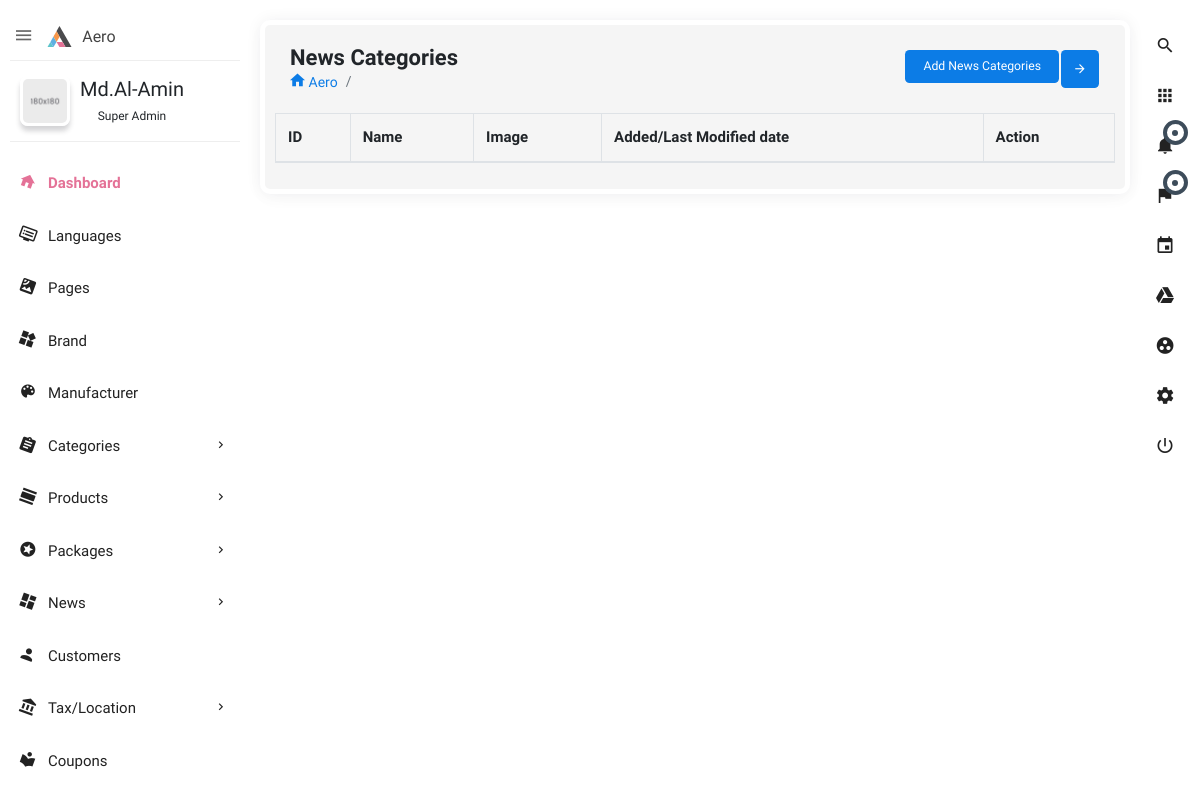
Page /home/news_categories-list on the earlier database version.
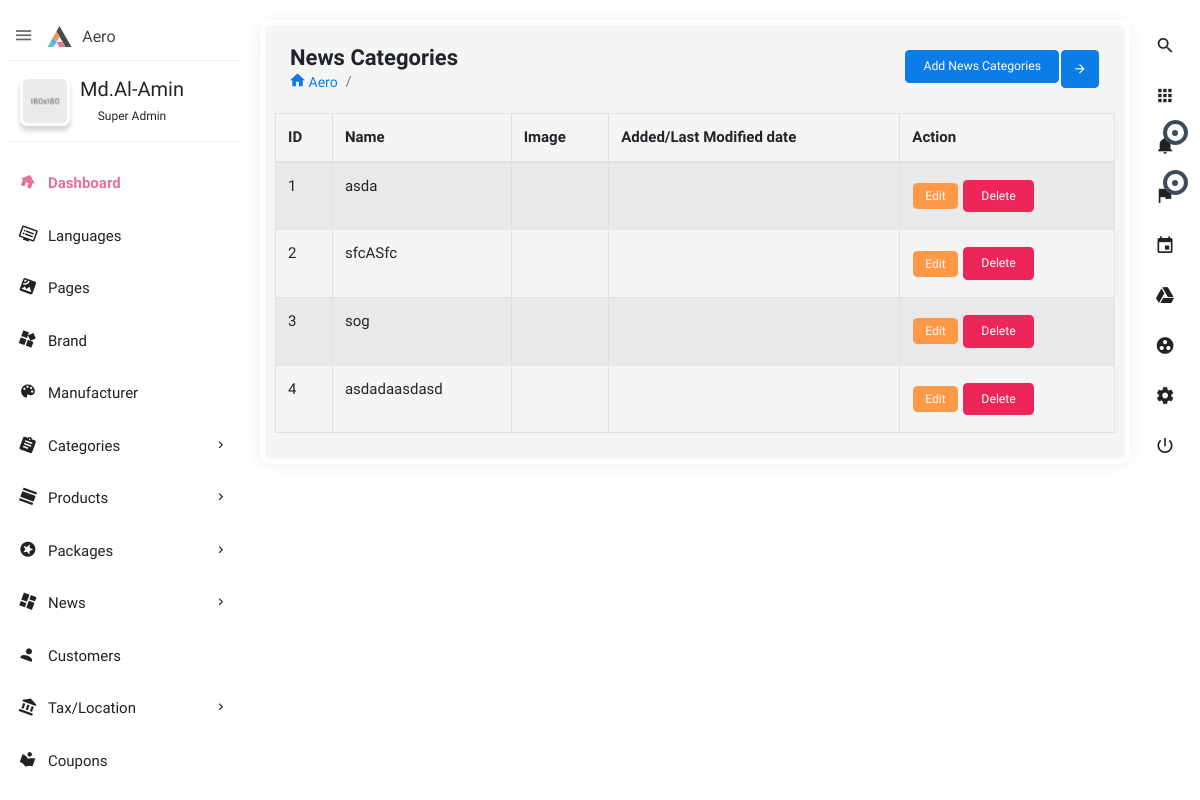
Same page on the later database version.
### news/models.py (models this page shows, shortened)
class NewsCategories(models.Model):
    name_english = models.CharField(max_length=100)
    name_bangla = models.CharField(max_length=50)
    image = models.ImageField(
        upload_to='static/assets/images/news_images', blank=True, null=True)

### news/views.py (the view)
# urls.py: path('news_categories-list',  views.sub_list, name='s_list'),
def sub_list(request):
    lists = NewsCategories.objects.all()
    args = {'lists': lists}
    return render(request, 'news_categories/list.html', args)

### news/templates/news_categories/list.html (shortened to what this page needs)
{% extends 'base.html' %}
{% load static %}
{% block main_content %}
<section class="content">
    <div class="block-header">
        <div class="row">
            <div class="col-lg-7 col-md-6 col-sm-12">
                <h2>News Categories</h2>
                <ul class="breadcrumb">
                    <li class="breadcrumb-item"><a href="index.html"><i class="zmdi zmdi-home"></i> Aero</a></li>
                    <li class="breadcrumb-item active"></li>
                </ul>
            </div>
            <div class="col-lg-5 col-md-6 col-sm-12">
                <button class="btn btn-primary btn-icon float-right right_icon_toggle_btn" type="button"><i
                        class="zmdi zmdi-arrow-right"></i></button>
                <div class="box-footer text-right">
                    <a href="/home/news_categories">
                        <button type="button" class="btn btn-primary">Add News Categories</button>
                    </a>
                </div>
            </div>
        </div>
    </div>
    <table style="width:100%" id="example1" class="table table-bordered table-striped">
        <thead>
            <tr>
                <th>ID</th>
                <th>Name</th>
                <th>Image</th>
                <th>Added/Last Modified date</th>
                <th>Action</th>
            </tr>
        </thead>
        <tbody>
            {% for list in lists%}
            <tr>
                <td>{{list.id}}</td>
                <td>{{list.name_english}}</td>
                <td><img src="/{{list.image}}" width="25px" alt=""></td>
                <td>{{list.added_last_modified_date}}</td>
                <td>
                 <a href="{% url 'updatedata' list.id %}" class="btn btn-warning btn-sm">Edit</a>
                 <form action="{% url 'deletedata'  list.id %}" method="post" class="d-inline">
                   <input type="submit"  class="btn btn-danger" value="Delete">
                 </form>
                </td>
            </tr>
            {% endfor %}
        </tbody>
    </table>
</section>
{% endblock main_content %}

Differences in the rows shown:
added NewsCategories: id "1", name_english "asda"
added NewsCategories: id "2", name_english "sfcASfc"
added NewsCategories: id "3", name_english "sog"
added NewsCategories: id "4", name_english "asdadaasdasd"
